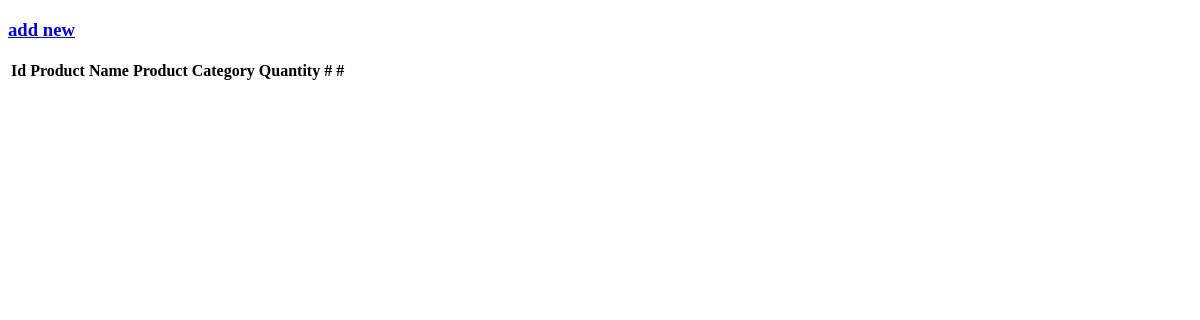
/admin, run on an earlier commit of the app's database.
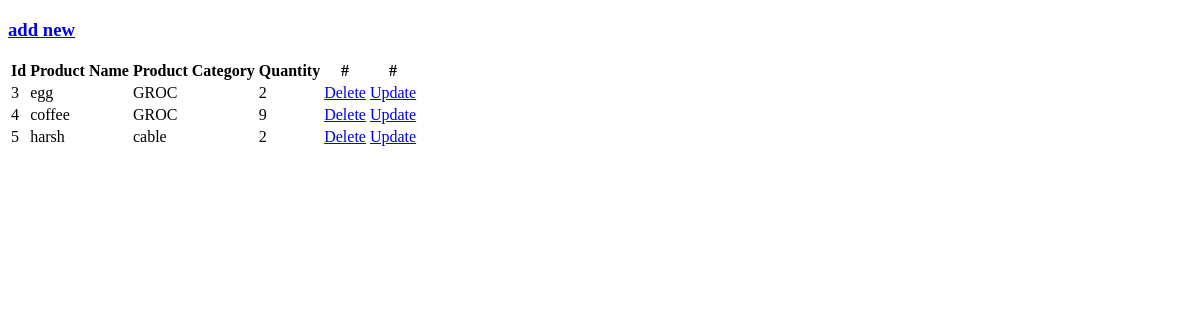
And on a later commit of the database.
### app.py (models this page shows, shortened)
class Inventory(db.Model):
    id = db.Column(db.Integer, primary_key=True)
    product_name = db.Column(db.String(20), unique = False, nullable = False)
    product_category = db.Column(db.String(20), unique = False, nullable = False)
    quantity = db.Column(db.Integer, nullable = False)

### app.py (the view)
@app.route('/admin')
def admin():
    inventory = Inventory.query.all()
    return render_template('admin.html',inventory = inventory)

### templates/admin.html (shortened to what this page needs)
<!DOCTYPE html>
<html>
    <head>
    </head>
    <body>
       <a href="/admin/addnew"><h3>add new</h3></a>
       <table>
         <thead>
            <th>Id</th>
            <th>Product Name</th>
            <th>Product Category</th>
            <th>Quantity</th>
            <th>#</th>
            <th>#</th>
         </thead>
         {% for data in inventory %}
         <tbody>
            <td>{{data.id}}</td>
            <td>{{data.product_name}}</td>
            <td>{{data.product_category}}</td>
            <td>{{data.quantity}}</td>
            <td><a href="/delete/{{data.id}}" type="button">Delete</a></td>
            <td><a href="/update/{{data.id}}" type="button">Update</a></td>
         </tbody>
         {% endfor%}
      </table>
    </body>
 </html>

What changed in the data, as far as the page shows it:
added Inventory: id "3", product_name "egg", product_category "GROC", quantity "2"
added Inventory: id "4", product_name "coffee", product_category "GROC", quantity "9"
added Inventory: id "5", product_name "harsh", product_category "cable", quantity "2"
